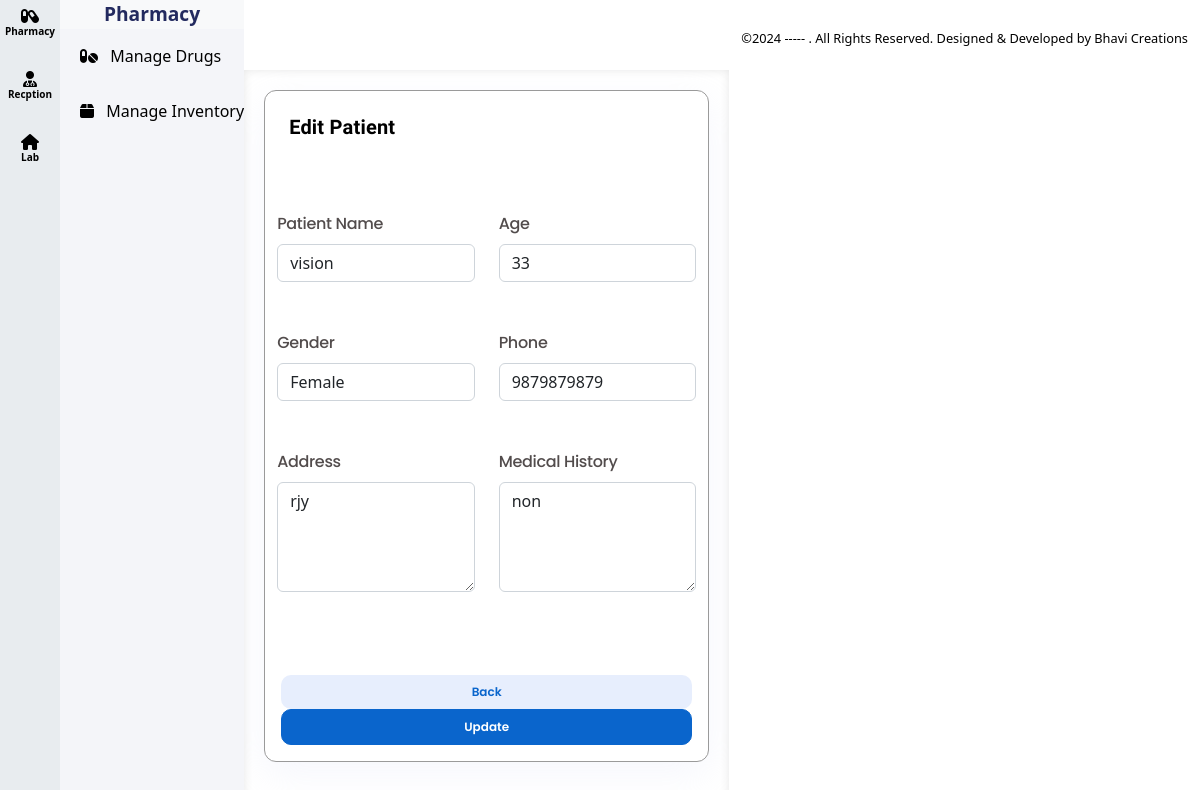
/edit_patients.php?id=8&type=patients (signed in), run on the app's committed database.
### tables this page shows
CREATE TABLE `patients` (
  `id` int(11) NOT NULL,
  `name` varchar(100) DEFAULT NULL,
  `age` int(11) DEFAULT NULL,
  `gender` enum('Male','Female','Other') DEFAULT NULL,
  `contact` varchar(15) DEFAULT NULL,
  `address` text DEFAULT NULL,
  `medical_history` text DEFAULT NULL,
  `created_at` timestamp NOT NULL DEFAULT current_timestamp(),
  `serial_number` int(11) DEFAULT NULL,
  `status` tinyint(1) DEFAULT 1
);

### edit_patients.php (the view, shortened to what this page needs)
<div id="wrapper">
    <?php
        include "includes/sidebar.php";
        include "includes/header.php";
        if (isset($_GET['id']) && is_numeric($_GET['id'])) {
            $patient_id = $_GET['id'];
            try {
                $stmt = $pdo->prepare("SELECT * FROM patients WHERE id = :id");
                $stmt->execute([':id' => $patient_id]);
                $patient = $stmt->fetch(PDO::FETCH_ASSOC);
            } catch (PDOException $e) {
                echo '<script>alert("Error: ' . htmlspecialchars($e->getMessage()) . '");</script>';
            }
        } else {
            echo '<script>alert("Invalid Patient ID."); window.location.href = "see_patients.php";</script>';
            exit();
        }
    ?>
    <div id="content-wrapper" class="d-flex flex-column bg-white">
        <div id="content">
            <div class="container branch_container">
                <div class="row">
                    <div class="col-md-11 col-lg-12 ul_border">
                        <div id="editPatientTable" class="table-container active">
                            <div class="container">
                                <div class="row d-flex flex-row justify-content-between pt-4 pb-3">
                                    <div class="">
                                        <h6 class="staff_dtls">Edit Patient</h6>
                                    </div>
                                </div>
                            </div>
                            <form method="post" enctype="multipart/form-data" onsubmit="return confirmUpdate()">
                                <div class="form-group">
                                    <div class="row">
                                        <div class="col-md-6 mt-5">
                                            <label class="control-label mb-2 field_txt">Patient Name</label>
                                            <input type="text" class="form-control field_input_bg" name="name" value="<?php echo htmlspecialchars($patient['name']); ?>" required>
                                        </div>
                                        <div class="col-md-6 mt-5">
                                            <label class="control-label mb-2 field_txt">Age</label>
                                            <input type="number" class="form-control field_input_bg" name="age" value="<?php echo htmlspecialchars($patient['age']); ?>" required>
                                        </div>
                                        <div class="col-md-6 mt-5">
                                            <label class="control-label mb-2 field_txt">Gender</label>
                                            <select name="gender" class="form-control field_input_bg" required>
                                                <option value="Female" <?php echo $patient['gender'] == 'Female' ? 'selected' : ''; ?>>Female</option>
                                            </select>
                                        </div>
                                        <div class="col-md-6 mt-5">
                                            <label class="control-label mb-2 field_txt">Phone</label>
                                            <input type="tel" class="form-control field_input_bg" name="contact" value="<?php echo htmlspecialchars($patient['contact']); ?>" required>
                                        </div>
                                        <div class="col-md-6 mt-5">
                                            <label class="control-label mb-2 field_txt">Address</label>
                                            <textarea class="form-control field_input_bg" name="address" rows="4" required><?php echo htmlspecialchars($patient['address']); ?></textarea>
                                        </div>
                                        <div class="col-md-6 mt-5">
                                            <label class="control-label mb-2 field_txt">Medical History</label>
                                            <textarea class="form-control field_input_bg" name="medical_history" rows="4" required><?php echo htmlspecialchars($patient['medical_history']); ?></textarea>
                                        </div>
                                        <div class="col-md-12 mt-5">
                                            <div class="row last_back_submit d-flex flex-row justify-content-between px-3">
                                                <button type="button" class="back_btn_staff" onclick="window.history.back();">Back</button>
                                                <button type="submit" class="submit_btn_staff" name="update_patient_btn">Update</button>
                                            </div>
                                        </div>
                                    </div>
                                </div>
                            </form>
                        </div>
                    </div>
                </div>
            </div>
        </div>
    </div>
    <?php include "includes/footer.php"; ?>
</div>

### assets/css/style.css (style rules this page uses)
.table-container { display: none; }
.table-container.active { display: block; }
#wrapper { height: 100vh !important; }
#content-wrapper { flex: 1 !important; overflow-y: auto !important; padding: 20px !important; box-shadow: inset 0px 0px 10px rgba(0, 0, 0, 0.1) !important; }

### data on the page
patients: name "vision", age "33", gender "Female", contact "9879879879", address "rjy", medical_history "non"
